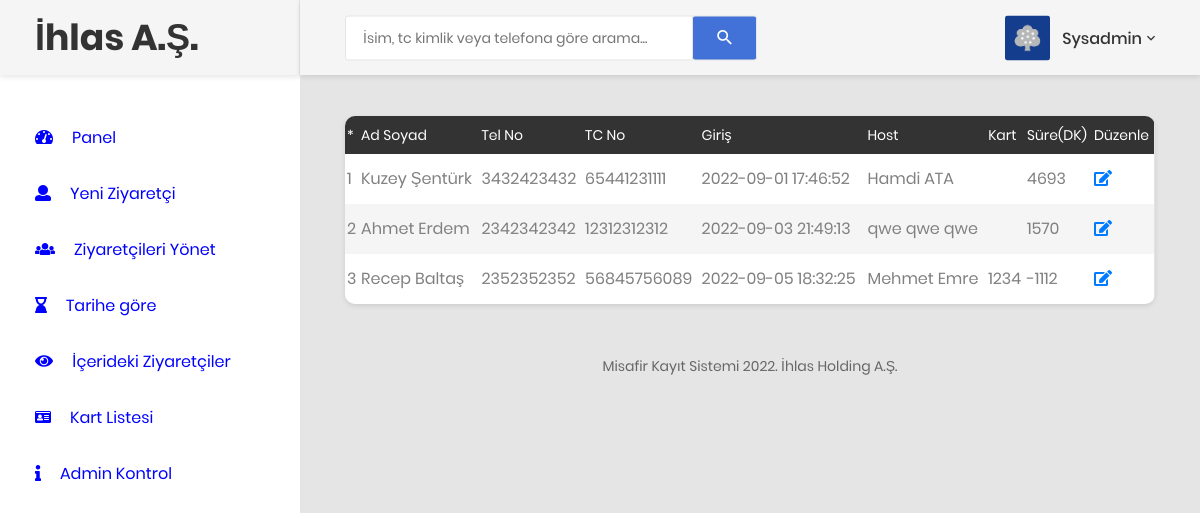
The page /visitors-inside.php (signed in) on the database its author committed.
### tables this page shows
CREATE TABLE `tblvisitor` (
  `ID` int(5) NOT NULL,
  `FullName` varchar(120) DEFAULT NULL,
  `Kart` char(4) DEFAULT NULL,
  `Email` varchar(120) DEFAULT NULL,
  `MobileNumber` bigint(11) DEFAULT NULL,
  `TcKimlik` char(11) NOT NULL,
  `Address` varchar(250) DEFAULT NULL,
  `WhomtoMeet` varchar(120) DEFAULT NULL,
  `Deptartment` varchar(120) DEFAULT NULL,
  `ReasontoMeet` varchar(120) DEFAULT NULL,
  `EnterDate` timestamp NULL DEFAULT current_timestamp(),
  `remark` varchar(255) DEFAULT NULL,
  `outtime` timestamp NULL DEFAULT NULL ON UPDATE current_timestamp(),
  `Ban` char(6) DEFAULT NULL
);

### visitors-inside.php (the view, shortened to what this page needs)
<?php
include('includes/dbconnection.php');
if (strlen($_SESSION['cvmsaid']==0)) {
  header('location:logout.php');
  } else{
  ?>
<!DOCTYPE html>
<html lang="tr">
<head>
    <link href="css/font-face.css" rel="stylesheet" media="all">
    <link href="vendor/font-awesome-4.7/css/font-awesome.min.css" rel="stylesheet" media="all">
    <link href="vendor/font-awesome-5/css/fontawesome-all.min.css" rel="stylesheet" media="all">
    <link href="vendor/mdi-font/css/material-design-iconic-font.min.css" rel="stylesheet" media="all">
    <link href="vendor/bootstrap-4.1/bootstrap.min.css" rel="stylesheet" media="all">
    <link href="vendor/animsition/animsition.min.css" rel="stylesheet" media="all">
    <link href="vendor/bootstrap-progressbar/bootstrap-progressbar-3.3.4.min.css" rel="stylesheet" media="all">
    <link href="vendor/wow/animate.css" rel="stylesheet" media="all">
    <link href="vendor/css-hamburgers/hamburgers.min.css" rel="stylesheet" media="all">
    <link href="vendor/slick/slick.css" rel="stylesheet" media="all">
    <link href="vendor/select2/select2.min.css" rel="stylesheet" media="all">
    <link href="vendor/perfect-scrollbar/perfect-scrollbar.css" rel="stylesheet" media="all">
    <link href="css/theme.css" rel="stylesheet" media="all">
</head>
<body class="animsition">
    <div class="page-wrapper">
      <?php include_once('includes/sidebar.php');?>
        <div class="page-container">
            <?php include_once('includes/header.php');?>
            <div class="main-content">
                <div class="section__content section__content--p30">
                    <div class="container-fluid">
                        <div class="row">
                            <div class="col-lg-12">
                                <div class="table-responsive table--no-card m-b-30">
                                    <table class="table table-borderless table-striped table-earning">
                                         <thead>
                                        <tr>
                                            <tr>
                  <th>*</th>
                  <th>Ad Soyad</th>
              <th>Tel No</th>
              <th>TC No</th>
              <th>Giriş</th>
			  <th>Host</th>
			  <th>Kart</th>
              <th>Süre(DK)</th>
                   <th>Düzenle</th>
                </tr>
                                        </tr>
                                        </thead>
                                       <?php
$ret=mysqli_query($con,"select ID, FullName, MobileNumber,TcKimlik,EnterDate, WhomtoMeet,Kart, TIMESTAMPDIFF(MINUTE, EnterDate, CURRENT_DATE) AS difference from tblvisitor WHERE outtime is NULL");
$cnt=1;
while ($row=mysqli_fetch_array($ret)) {
?>
                <tr>
                  <td><?php echo $cnt;?></td>
                  <td><?php  echo $row['FullName'];?></td>
                  <td><?php  echo $row['MobileNumber'];?></td>
                  <td><?php  echo $row['TcKimlik'];?></td>
				  <td><?php  echo $row['EnterDate']; ?></td>
				<td><?php  echo $row['WhomtoMeet']; ?></td>
				<td><?php  echo $row['Kart']; ?></td>
                <td><?php  echo $row['difference']; ?></td>
                  <td><a href="visitor-detail.php?editid=<?php echo $row['ID'];?>" title="View Full Details"><i class="fa fa-edit fa-1x"></i></a></td>
                </tr>
                <?php
$cnt=$cnt+1;
}?>
                                    </table>
                                </div>
                            </div>
                        </div>
<?php include_once('includes/footer.php');?>
          </div>
                </div>
            </div>
        </div>
    </div>
</body>
</html>
<?php }  ?>

### includes/sidebar.php
<aside class="menu-sidebar d-none d-lg-block">
            <div class="logo">
                   <h1>İhlas A.Ş.</h1>
            </div>
            <div class="menu-sidebar__content js-scrollbar1">
                <nav class="navbar-sidebar">
                    <ul class="list-unstyled navbar__list">
                        <li>
                            <a href="dashboard.php"  style="color: blue">
                                <i class="fas fa-tachometer-alt"></i>Panel</a>
                        </li>
     <li>
                            <a href="visitors-form.php"  style="color: blue">
                                <i class="fa fa-user"></i>Yeni Ziyaretçi</a>
                        </li>
   <li>
                            <a href="manage-newvisitors.php"  style="color: blue">
                                <i class="fa fa-users"></i>Ziyaretçileri Yönet</a>
                        </li>
                      <li>
                            <a href="bwdates-reports.php"  style="color: blue">
                                <i class="fas fa-hourglass-end"></i>Tarihe göre</a>
                        </li>
                        <li>
                            <a href="visitors-inside.php"  style="color: blue">
                                <i class="fas fa-eye"></i>İçerideki Ziyaretçiler</a>
                        </li>
                        <li>
                            <a href="Cards.php"  style="color: blue">
                                <i class="fas fa-id-card "></i>Kart Listesi</a>
                        </li>
                        <li>
                            <a href="admin-controlpanel.php"  style="color: blue">
                                <i class="fas fa-info"></i>Admin Kontrol</a>
                        </li>
                    </ul>
                </nav>
            </div>
        </aside>

### includes/header.php (shortened to what this page needs)
<header class="header-desktop">
                <div class="section__content section__content--p30">
                    <div class="container-fluid">
                        <div class="header-wrap">
                            <form class="form-header" name="search" action="search-visitor.php" method="post">
                                <input class="au-input au-input--xl" type="text" name="searchdata" id="searchdata" placeholder="İsim, tc kimlik veya telefona göre arama..." />
                                <button class="au-btn--submit" type="submit" name="search">
                                    <i class="zmdi zmdi-search"></i>
                                </button>
                            </form>
                            <div class="header-button">
                                 <?php
$adminid=$_SESSION['cvmsaid'];
$ret=mysqli_query($con,"select AdminName from tbladmin where ID='$adminid'");
$row=mysqli_fetch_array($ret);
$name=$row['AdminName'];
?>
                                <div class="account-wrap">
                                    <div class="account-item clearfix js-item-menu">
                                        <div class="image">
                                            <img src="images/icon/avatar-01.jpg" alt="Deneme Görsel" />
                                        </div>
                                        <div class="content">
                                            <a class="js-acc-btn" href="#"><?php echo $name; ?></a>
                                        </div>
                                    </div>
                                </div>
                            </div>
                        </div>
                    </div>
                </div>
            </header>

### includes/footer.php
<div class="row">
                            <div class="col-md-12">
                                <div class="copyright">
                                    <p>Misafir Kayıt Sistemi 2022. İhlas Holding A.Ş.</p>
                                </div>
                            </div>
                        </div>

### rows shown on the page
tblvisitor: FullName "Kuzey Şentürk", MobileNumber "3432423432", TcKimlik "65441231111", EnterDate "2022-09-01 17:46:52", WhomtoMeet "Hamdi ATA", difference "4693"
tblvisitor: FullName "Ahmet Erdem", MobileNumber "2342342342", TcKimlik "12312312312", EnterDate "2022-09-03 21:49:13", WhomtoMeet "qwe qwe qwe", difference "1570"
tblvisitor: FullName "Recep Baltaş", MobileNumber "2352352352", TcKimlik "56845756089", EnterDate "2022-09-05 18:32:25", WhomtoMeet "Mehmet Emre", Kart "1234", difference "-1112"

### other values the page prints
$name "Sysadmin"
